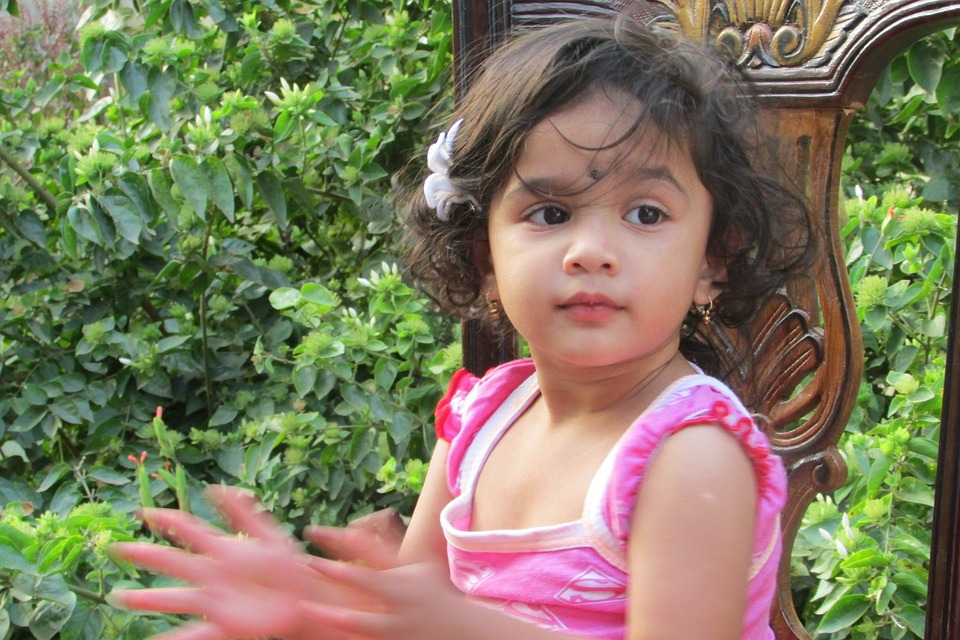
%> input picture Lab_8/Codes/image.jpg, 960 x 640 px
$ octave Gaussian_Uniform_Salt_Pepper_with_Histogram.m   (GNU Octave 9; MATLAB toolbox functions it lacks are replaced by stand-ins)
%> lines starting %> are read from the running program, lines starting %| are printed output that depends on the picture
% Read the image
img = imread('image.jpg'); % Replace with your image file
%> img is the input picture: size 640x960x3 uint8; mean R, G, B 127.8, 123.3, 96
img = im2double(img); % Convert to double for noise addition
%> img: size 640x960x3 double

% Gaussian Noise
gaussian_noise = imnoise(img, 'gaussian', 0, 0.01); % mean=0, variance=0.01

% Uniform Noise
uniform_noise = img + (rand(size(img)) - 0.5) * 0.2; % Uniform noise [-0.1, 0.1]
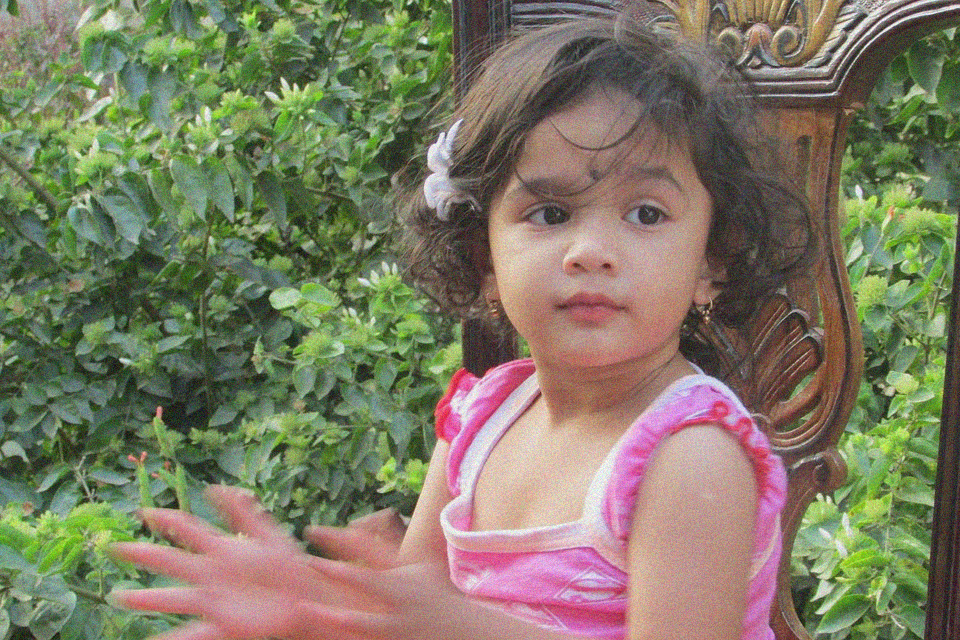
%> uniform_noise: size 640x960x3 double; mean R, G, B 0.501, 0.483, 0.376; mean of the top-left, top-right, bottom-left and bottom-right quarters 0.4, 0.409, 0.459, 0.547; drawn with min black and max white

% Salt and Pepper Noise
salt_pepper_noise = imnoise(img, 'salt & pepper', 0.02); % noise density=0.02
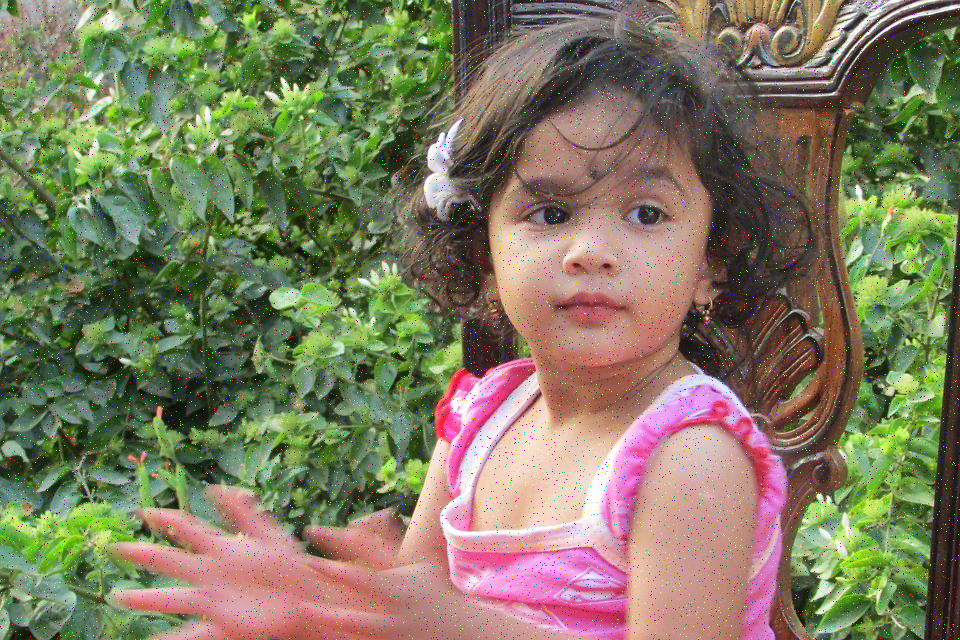
%> salt_pepper_noise: size 640x960x3 double; mean R, G, B 0.501, 0.484, 0.379

% Plotting the original and noisy images
figure;

subplot(3,3,1);
imshow(img);
title('Original Image');

subplot(3,3,4);
imshow(gaussian_noise);
title('Gaussian Noise');

subplot(3,3,7);
imhist(gaussian_noise);
title('Gaussian Noise Histogram');

subplot(3,3,5);
imshow(uniform_noise);
title('Uniform Noise');

subplot(3,3,8);
imhist(uniform_noise);
title('Uniform Noise Histogram');

subplot(3,3,6);
imshow(salt_pepper_noise);
title('Salt & Pepper Noise');

subplot(3,3,9);
imhist(salt_pepper_noise);
title('Salt & Pepper Noise Histogram');
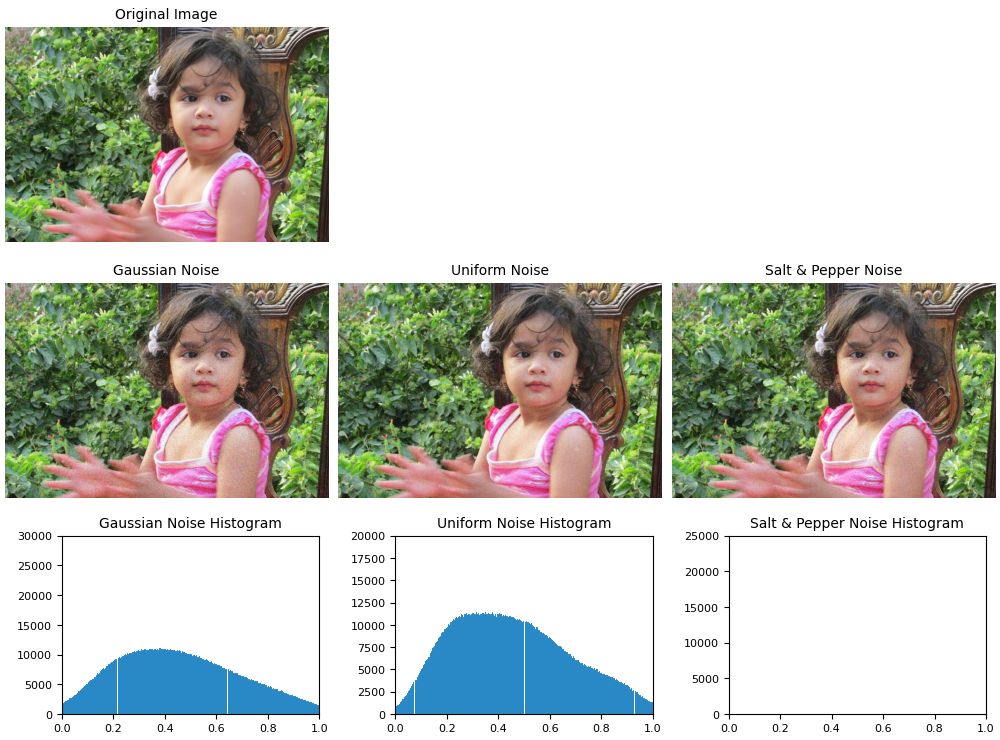
%> figure redrawn from the program's plot data, 7 panels
